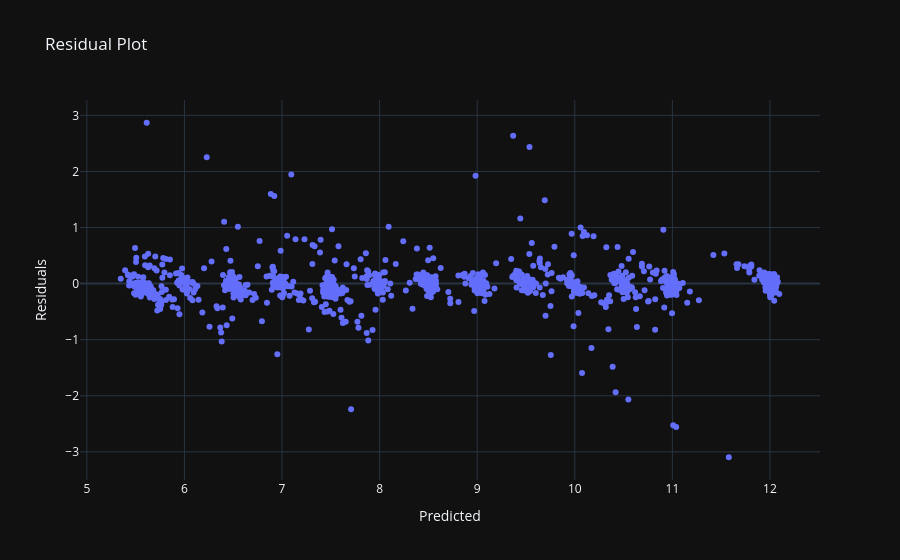

The cell this chart's notebook holds for it:
### Code cell
residuals = y_test - y_pred

fig = px.scatter(x=y_pred, y=residuals,
                 title="Residual Plot",
                 labels={"x":"Predicted", "y":"Residuals"},
                 template="plotly_dark")

fig.show()

### Figure 1 — Plotly figure (JSON) as saved in the notebook; plotly's stock layout.template omitted (floating-point values rounded to 4 significant figures; data arrays with more than 128 entries replaced by an {"elided": "..."} marker saying what was removed)
{"data": [{"hovertemplate": "Predicted=%{x}<br>Residuals=%{y}<extra></extra>", "legendgroup": "", "marker": {"color": "#636efa", "symbol": "circle"}, "mode": "markers", "name": "", "orientation": "v", "showlegend": false, "type": "scatter", "x": {"elided": "970 float values"}, "xaxis": "x", "y": {"elided": "970 float values"}, "yaxis": "y"}], "layout": {"legend": {"tracegroupgap": 0}, "title": {"text": "Residual Plot"}, "xaxis": {"anchor": "y", "domain": [0, 1], "title": {"text": "Predicted"}}, "yaxis": {"anchor": "x", "domain": [0, 1], "title": {"text": "Residuals"}}}}
